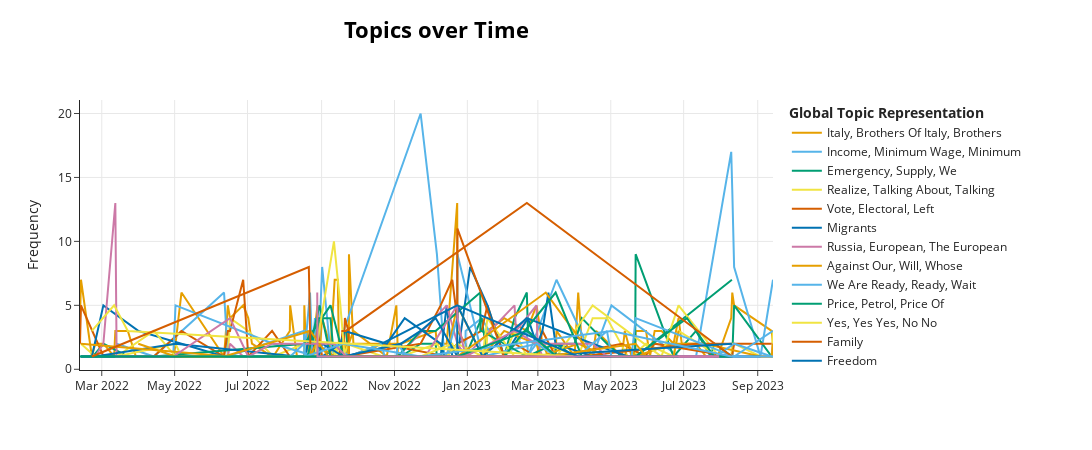

Notebook source saved alongside this figure:
### Markdown cell above
## Topics over time 

Make sure to use a limited number of unique timestamps (<100) as the c-TF-IDF representation will be calculated at each single unique timestamp. Having a large number of unique timestamps can take some time to be calculated. Moreover, there aren't many use-cased where you would like to see the difference in topic representations over more than 100 different timestamps.

### Code cell
topics_over_time = topic_model.topics_over_time(docs, timestamps)
intertopic_fig = topic_model.visualize_topics_over_time(topics_over_time=topics_over_time, custom_labels=True)
intertopic_fig.write_html(processed_dir + 'html/topics-over-time.html')
intertopic_fig
